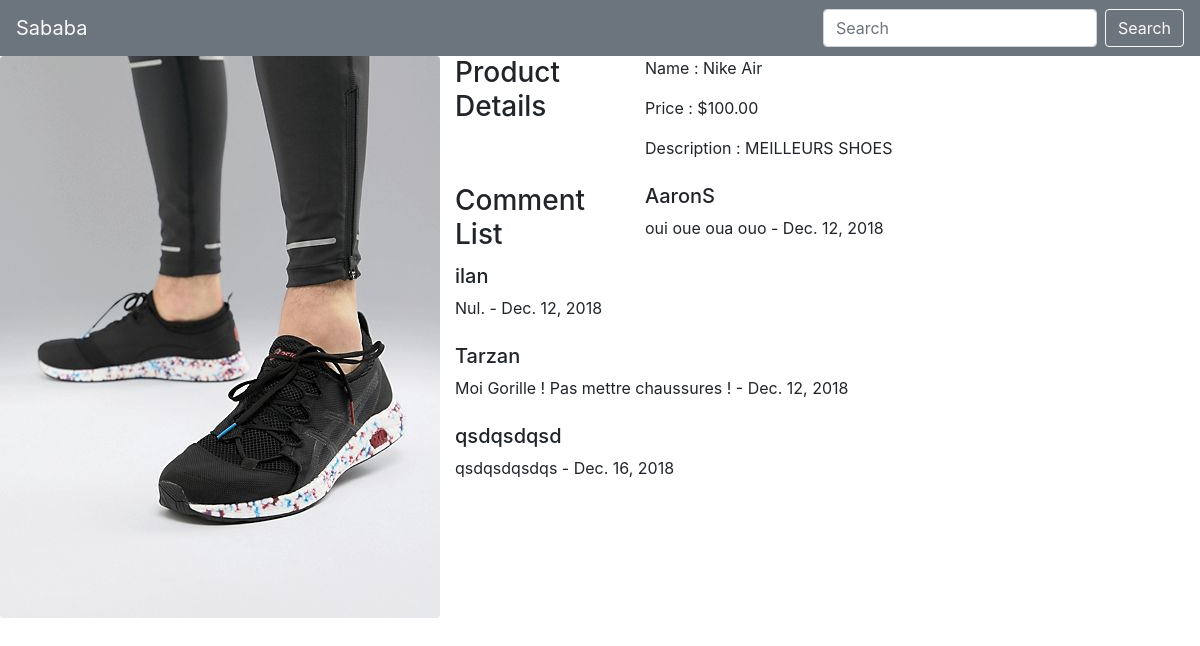
The app's page /shop_app/products/1/ with its own data.
### shop_app/models.py (models this page shows, shortened)
class Product(models.Model):
	name = models.CharField(max_length=264)
	price = models.DecimalField(max_digits=5, decimal_places=2)
	description = models.TextField()
	image = models.ImageField(default='static/images/nike_air.jpeg', upload_to='static/images/')

class Comment(models.Model):
	username = models.CharField(max_length=264)
	text = models.TextField()
	date = models.DateField()
	product = models.ForeignKey(Product, on_delete=models.CASCADE)

### shop_app/views.py (the view)
# urls.py: path('products/<int:product_id>/', views.product , name='product'),
def product(request, product_id):
	product = Product.objects.get(id=product_id)
	comments = Comment.objects.filter(product_id=product.id)
	return render(request, 'product.html', context={'product':product, 'comments': comments})

### shop_app/templates/product.html (shortened to what this page needs)
<!DOCTYPE html>
{% load staticfiles %}
<html>
<head>
	<link rel="stylesheet" href="https://stackpath.bootstrapcdn.com/bootstrap/4.1.3/css/bootstrap.min.css">
</head>
<body>
	<nav class="navbar navbar-light bg-secondary">
		<a class="navbar-brand text-light" href="/">
			Sababa
		</a>
       <form class="form-inline">
       	<input class="form-control mr-sm-2" type="search" placeholder="Search" aria-label="Search">
       	<button class="btn btn-outline-light my-2 my-sm-0 text-light" type="submit">Search</button>
       </form>
   </nav>
	<img src="http://{{ request.get_host }}/{{ product.image }}" class="rounded float-left" alt="...">
	<dl class="row">
  	<h3 class="col-sm-3">Product Details</h3>
  		<dd class="col-sm-9">
    		<p>Name : {{ product.name }}</p>
    		<p>Price : ${{ product.price }}</p>
    		<p>Description : {{ product.description }}</p>
  		</dd>
    <h3 class="col-sm-3">Comment List</h3>
    {% for comment in comments %}
      <dd class="col-sm-9">
        <h5>{{ comment.username }}</h5>
        <p>{{ comment.text }} - {{ comment.date }}</p>
      </dd>
    {% endfor %}
  </dl>
</body>
</html>

### records on screen
Product: image (picture), name "Nike Air", price "100.00", description "MEILLEURS SHOES"
Comment: username "AaronS", text "oui oue oua ouo", date "Dec. 12, 2018"
Comment: username "ilan", text "Nul.", date "Dec. 12, 2018"
Comment: username "Tarzan", text "Moi Gorille ! Pas mettre chaussures !", date "Dec. 12, 2018"
Comment: username "qsdqsdqsd", text "qsdqsdqsdqs", date "Dec. 16, 2018"
